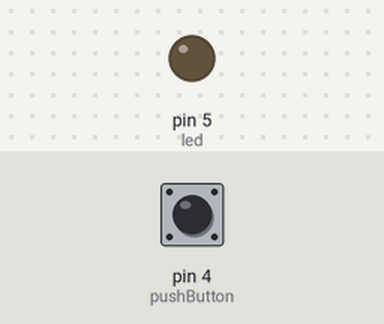
A sketch run on a simulated Arduino Uno, built with avr-gcc and run on an emulated ATmega328P. On the bench: output pins drawn as LEDs (lit = HIGH). The test bench sets the inputs (shaded band); at power-on: pin 4 (pushButton) LOW.

Above: at 1.2 s.
1.3 s: pin 4 (pushButton) pulled HIGH for 0.15 s
At 1.37 s:
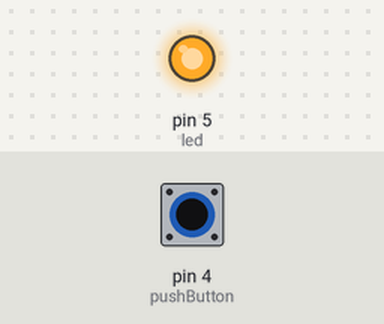
2.9 s: pin 4 (pushButton) pulled HIGH for 3.2 s
At 7.1 s:
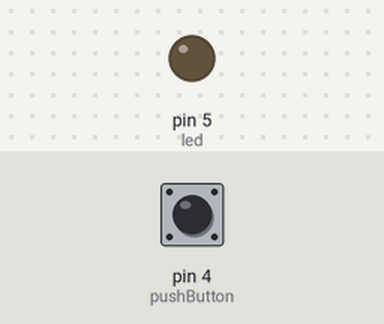
Timing chart, 0 to 8.6 s (numbered marks = the images above; inputs shaded):
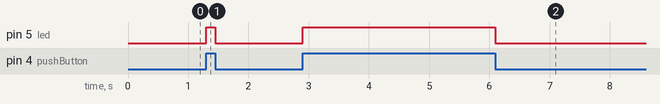

The sketch:

ifelse.ino
```cpp
const int pushButton = 4;
const int led = 5;
int tombol = 0;

void setup() {
  Serial.begin(9600);
  pinMode(pushButton, INPUT);
  pinMode(led, OUTPUT);

}

void loop() {
  tombol = digitalRead(pushButton);
  if(tombol == 1){
    digitalWrite(led, HIGH);
    } else {
      digitalWrite(led, LOW);
      }

}
```

Measured:
- after the input at 1.3 s, pin 5 (led): LOW → HIGH at once, → LOW 0.15 s later
- after the input at 2.9 s, pin 5 (led): LOW → HIGH at once, → LOW 3.2 s later
